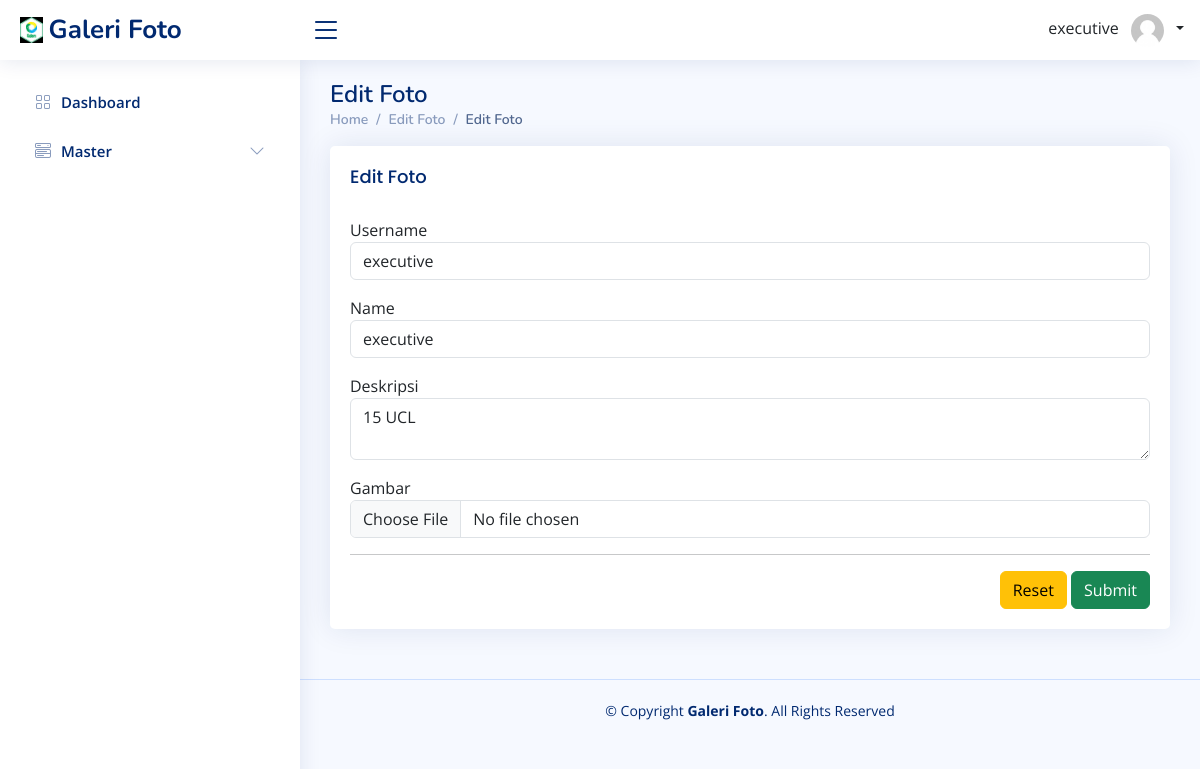
Page /index.php?page=up-foto/edit&id=58 (signed in) on the committed database.
### tables this page shows
CREATE TABLE `up_foto` (
  `id` int(11) NOT NULL,
  `id_user` int(11) NOT NULL,
  `username` varchar(255) NOT NULL,
  `nama` varchar(255) NOT NULL,
  `deskripsi` text NOT NULL,
  `jumlah_likes` int(11) NOT NULL,
  `images` varchar(255) NOT NULL
);

### pages/up-foto/edit/index.php (the view, shortened to what this page needs)
<?php
include_once('./config/koneksi.php');
$id = $_GET['id'];
$query = "SELECT * FROM up_foto WHERE id = '$id'";
$result = mysqli_query($conn, $query);
$data = mysqli_fetch_array($result);
?>
<main id="main" class="main">
    <div class="pagetitle">
        <h1>Edit Foto</h1>
        <nav>
            <ol class="breadcrumb">
                <li class="breadcrumb-item"><a href="../dashboard">Home</a></li>
                <li class="breadcrumb-item"><a href="indexx.php?page=up-foto">Edit Foto</a></li>
                <li class="breadcrumb-item active">Edit Foto</li>
            </ol>
        </nav>
    </div>
    <section class="section">
        <div class="row">
            <div class="col-lg-12">
                <div class="card">
                    <div class="card-body">
                        <h5 class="card-title">Edit Foto</h5>
                        <form action="logic/foto/update.php" method="post" class="" enctype="multipart/form-data">
                            <div class="form-group mb-3">
                                <label>Username</label>
                                <input type="text" name="username" placeholder="Input Username" class="form-control" value="<?= $data['username'] ?>">
                            </div>
                            <div class="form-group mb-3">
                                <label>Name</label>
                                <input type="text" name="nama" placeholder="Input Nama" class="form-control" value="<?= $data['nama'] ?>">
                            </div>
                            <div class="form-group mb-3">
                                <label>Deskripsi</label>
                                <textarea name="deskripsi" placeholder="Input Deskripsi" class="form-control"><?= $data['deskripsi'] ?></textarea>
                            </div>
                            <div class="form-group mb-3">
                                <label>Gambar</label>
                                <input type="file" name="image" class="form-control" value="<?= ['images'] ?>">
                            </div>
                            <hr>
                            <div class="text-end">
                                <button type="reset" class="btn btn-warning">Reset</button>
                                <button type="submit" name="Submit" class="btn btn-success">Submit</button>
                            </div>
                        </form>
                    </div>
                </div>
            </div>
        </div>
    </section>
</main>

### assets/css/style.css (style rules this page uses)
:root { scroll-behavior: smooth; }
body { font-family: "Open Sans", sans-serif; background: #f6f9ff; color: #444444; }
a { color: #4154f1; text-decoration: none; }
h1, h2, h3, h4, h5, h6 { font-family: "Nunito", sans-serif; }
#main { margin-top: 60px; padding: 20px 30px; transition: all 0.3s; }
.pagetitle { margin-bottom: 10px; }
.pagetitle h1 { font-size: 24px; margin-bottom: 0; font-weight: 600; color: #012970; }
.card { margin-bottom: 30px; border: none; border-radius: 5px; box-shadow: 0px 0 30px rgba(1, 41, 112, 0.1); }
.card-title { padding: 20px 0 15px 0; font-size: 18px; font-weight: 500; color: #012970; font-family: "Poppins", sans-serif; }
.card-body { padding: 0 20px 20px 20px; }
.breadcrumb { font-size: 14px; font-family: "Nunito", sans-serif; color: #899bbd; font-weight: 600; }
.breadcrumb a { color: #899bbd; transition: 0.3s; }
.breadcrumb .breadcrumb-item::before { color: #899bbd; }
.breadcrumb .active { color: #51678f; font-weight: 600; }
@media (min-width: 1200px) { #main, #footer { margin-left: 300px; } }

### rows in the picture
up_foto: username "executive", nama "executive", deskripsi "15 UCL"

### other values in the picture
$_SESSION['name'] "executive"
